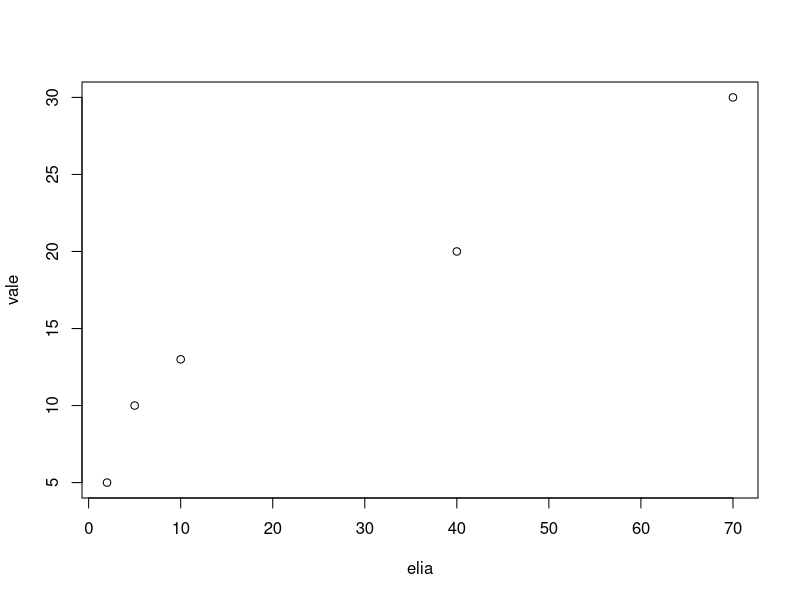
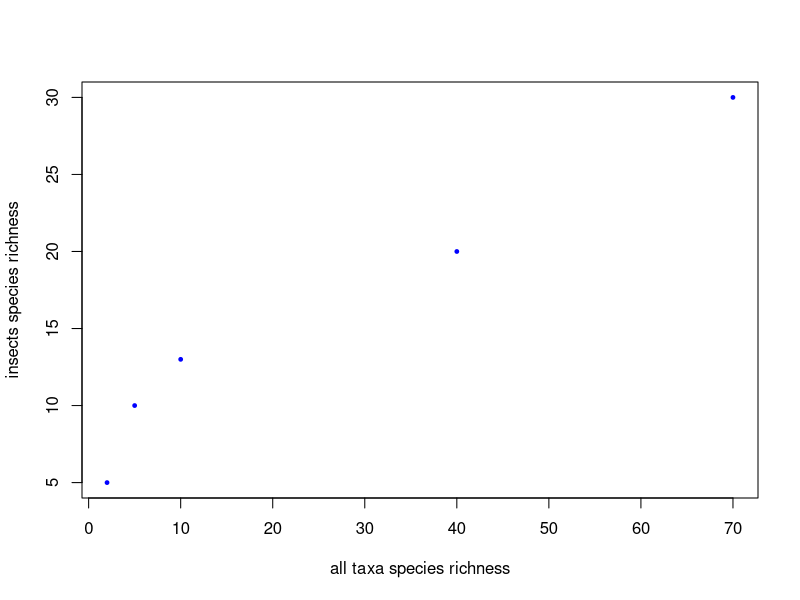
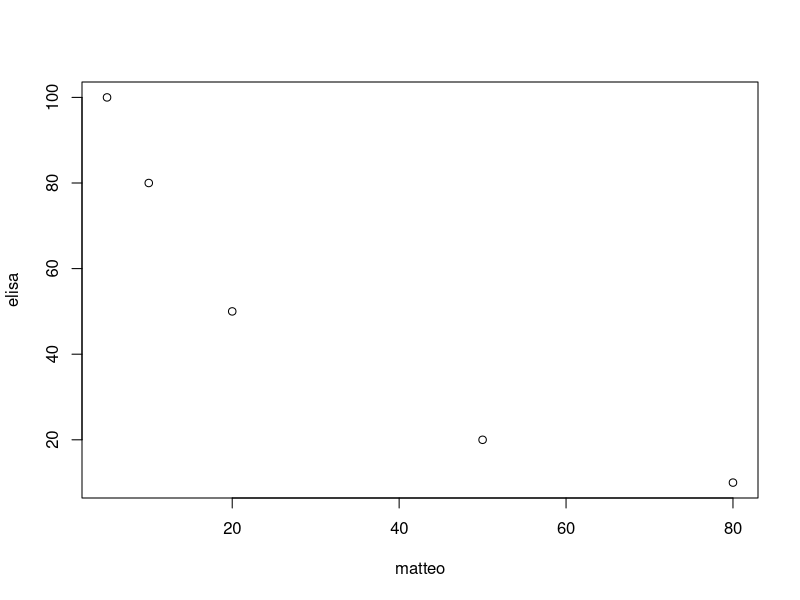
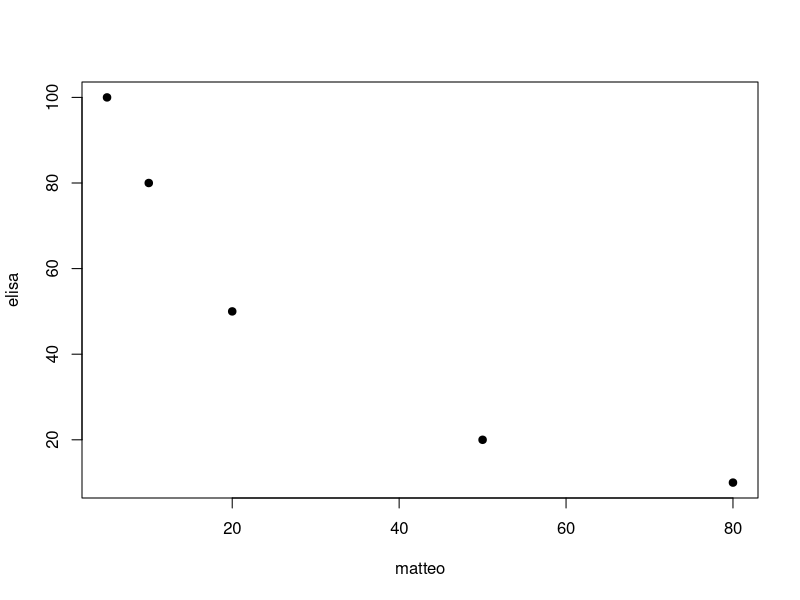

Source code (R) for these figures, in order:
# This is a comment and will help humans understand 

2 + 3

ant <- 2 + 3

marco <- 7 + 4

marco + ant

vale <- c(5, 10, 13, 20, 30) #samples of insect species richness

elia <- c(2, 5, 10, 40, 70) #species numbers of different taxa

plot(elia, vale) #graph about the two parameters

#If I want to change the point symbol I will use pch

plot(elia, vale, xlab="all taxa species richness", ylab="insects species richness", col="blue", pch=19, cex=.5)

#graph with names of axis (xlab, ylab), colored points (col), type of points (pch), size of points (cex)


#NEW SCRIPT 2026

#we are using the function c()
matteo <- c(5, 10, 20, 50, 80)  # an array is a set of elements: this is the array of mammal species

sum(5, 10) #YEA
sum (5, 10) #HELL NAW

elisa <- c(100, 80, 50, 20, 10) # an array of human deaths due to a disease

plot(matteo, elisa)

#changing the point character
plot(matteo, elisa, pch=19)
